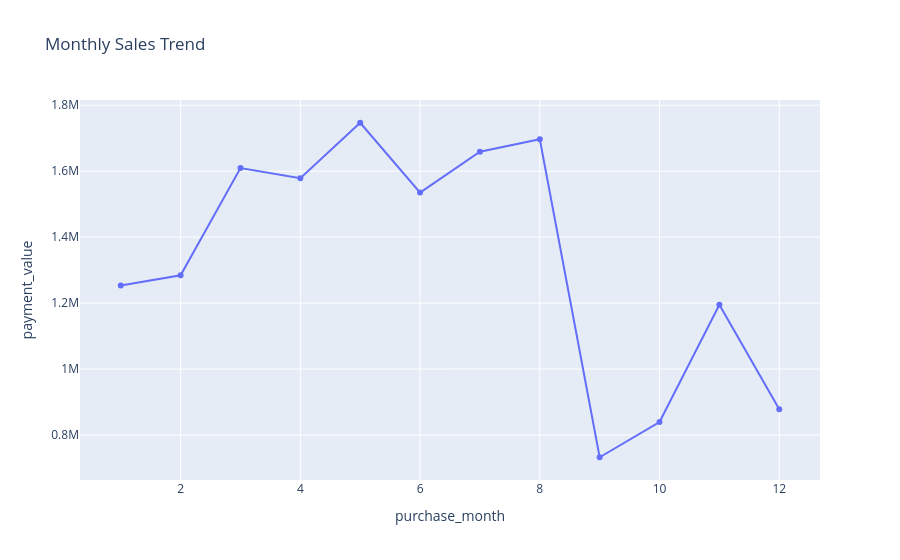

The cell this chart's notebook holds for it:
### Code cell
# 3. monthly sales trend
data_of_month = df.groupby('purchase_month', as_index=False)['payment_value'].sum()

fig = px.line(data_frame=data_of_month,
                 x= 'purchase_month',
                 y= 'payment_value',
                 markers=True,
                 title="Monthly Sales Trend")

fig.show()

### Figure 1 — Plotly figure (JSON) as saved in the notebook; plotly's stock layout.template omitted (floating-point values rounded to 4 significant figures)
{"data": [{"hovertemplate": "purchase_month=%{x}<br>payment_value=%{y}<extra></extra>", "legendgroup": "", "line": {"color": "#636efa", "dash": "solid"}, "marker": {"symbol": "circle"}, "mode": "lines+markers", "name": "", "orientation": "v", "showlegend": false, "type": "scatter", "x": [1, 2, 3, 4, 5, 6, 7, 8, 9, 10, 11, 12], "xaxis": "x", "y": [1253000.0, 1284000.0, 1610000.0, 1579000.0, 1747000.0, 1535000.0, 1659000.0, 1697000.0, 732600.0, 839400.0, 1195000.0, 878400.0], "yaxis": "y"}], "layout": {"legend": {"tracegroupgap": 0}, "title": {"text": "Monthly Sales Trend"}, "xaxis": {"anchor": "y", "domain": [0, 1], "title": {"text": "purchase_month"}}, "yaxis": {"anchor": "x", "domain": [0, 1], "title": {"text": "payment_value"}}}}
